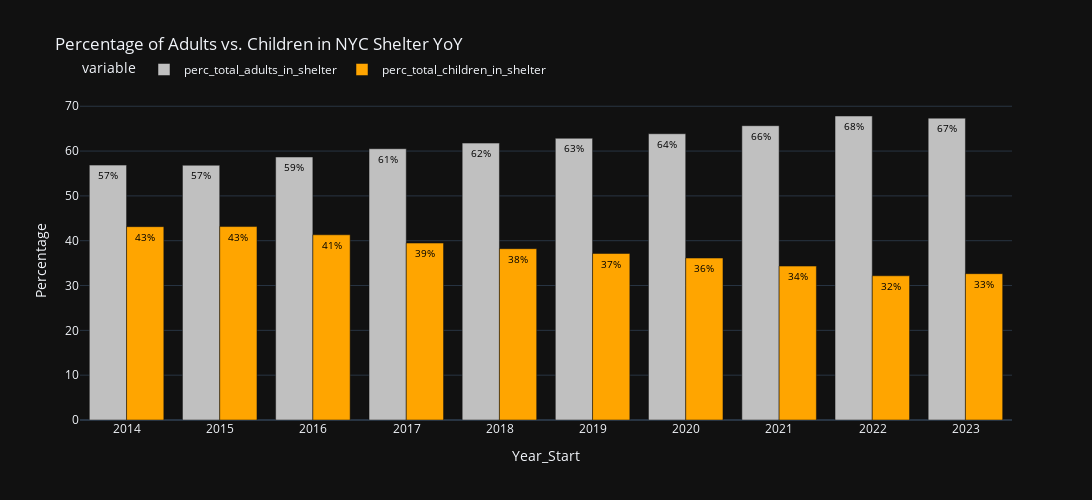

Notebook code cell kept with this figure:
### Code cell
desired_columns = [0,1,2,3,4,5,6,7,8,9,10]
start_date = datetime(2013, 1, 1)
end_date = datetime(2022, 12, 31)

# Convert index values to datetime
filtered_data = get_columns(yearly_avg_df,desired_columns)

# Apply date filter
filtered_data = filtered_data[filtered_data.index.to_series().apply(get_date, start_date=start_date, end_date=end_date)]
filtered_data.reset_index(inplace=True)
filtered_data

# Set the template to 'plotly_dark'
pio.templates.default = "plotly_dark"

# Create the bar chart
fig = px.bar(filtered_data, x='date_of_census', y=['perc_total_adults_in_shelter', 'perc_total_children_in_shelter'],
             color_discrete_sequence=['silver', 'orange'],
             labels={'date_of_census': 'Year_Start', 'value': 'Percentage'},
             title='Percentage of Adults vs. Children in NYC Shelter YoY',
             
             )

# Customize the layout if needed
fig.update_layout(barmode='group', xaxis_tickangle=0,
                  legend=dict(orientation='h', yanchor='bottom', y=1.05, xanchor='left', x=0),
                  xaxis=dict(tickmode='auto', tickformat='%Y'),
                  width=1500,  # Set the desired width of the figure
                  height=500  # Set the desired height of the figure
                  )

# Add data labels
texts = [filtered_data['perc_total_adults_in_shelter'].apply(lambda x: f'{round(x)}%'),
         filtered_data['perc_total_children_in_shelter'].apply(lambda x: f'{round(x)}%')]
for i, t in enumerate(texts):
    fig.data[i].text = t
fig.update_traces(textposition='inside', textfont=dict(color='black', size=10), textangle=0)

# Display the plot
fig.show()

### Figure 1 — Plotly figure (JSON) as saved in the notebook; plotly's stock layout.template omitted (floating-point values rounded to 4 significant figures)
{"data": [{"alignmentgroup": "True", "hovertemplate": "variable=perc_total_adults_in_shelter<br>Year_Start=%{x}<br>Percentage=%{y}<extra></extra>", "legendgroup": "perc_total_adults_in_shelter", "marker": {"color": "silver", "pattern": {"shape": ""}}, "name": "perc_total_adults_in_shelter", "offsetgroup": "perc_total_adults_in_shelter", "orientation": "v", "showlegend": true, "text": ["57%", "57%", "59%", "61%", "62%", "63%", "64%", "66%", "68%", "67%"], "textangle": 0, "textfont": {"color": "black", "size": 10}, "textposition": "inside", "type": "bar", "x": ["2013-12-31T00:00:00", "2014-12-31T00:00:00", "2015-12-31T00:00:00", "2016-12-31T00:00:00", "2017-12-31T00:00:00", "2018-12-31T00:00:00", "2019-12-31T00:00:00", "2020-12-31T00:00:00", "2021-12-31T00:00:00", "2022-12-31T00:00:00"], "xaxis": "x", "y": [56.87, 56.84, 58.68, 60.52, 61.78, 62.85, 63.87, 65.66, 67.82, 67.35], "yaxis": "y"}, {"alignmentgroup": "True", "hovertemplate": "variable=perc_total_children_in_shelter<br>Year_Start=%{x}<br>Percentage=%{y}<extra></extra>", "legendgroup": "perc_total_children_in_shelter", "marker": {"color": "orange", "pattern": {"shape": ""}}, "name": "perc_total_children_in_shelter", "offsetgroup": "perc_total_children_in_shelter", "orientation": "v", "showlegend": true, "text": ["43%", "43%", "41%", "39%", "38%", "37%", "36%", "34%", "32%", "33%"], "textangle": 0, "textfont": {"color": "black", "size": 10}, "textposition": "inside", "type": "bar", "x": ["2013-12-31T00:00:00", "2014-12-31T00:00:00", "2015-12-31T00:00:00", "2016-12-31T00:00:00", "2017-12-31T00:00:00", "2018-12-31T00:00:00", "2019-12-31T00:00:00", "2020-12-31T00:00:00", "2021-12-31T00:00:00", "2022-12-31T00:00:00"], "xaxis": "x", "y": [43.13, 43.16, 41.32, 39.48, 38.22, 37.15, 36.13, 34.34, 32.18, 32.65], "yaxis": "y"}], "layout": {"barmode": "group", "height": 500, "legend": {"orientation": "h", "title": {"text": "variable"}, "tracegroupgap": 0, "x": 0, "xanchor": "left", "y": 1.05, "yanchor": "bottom"}, "title": {"text": "Percentage of Adults vs. Children in NYC Shelter YoY"}, "width": 1500, "xaxis": {"anchor": "y", "domain": [0, 1], "tickangle": 0, "tickformat": "%Y", "tickmode": "auto", "title": {"text": "Year_Start"}}, "yaxis": {"anchor": "x", "domain": [0, 1], "title": {"text": "Percentage"}}}}
